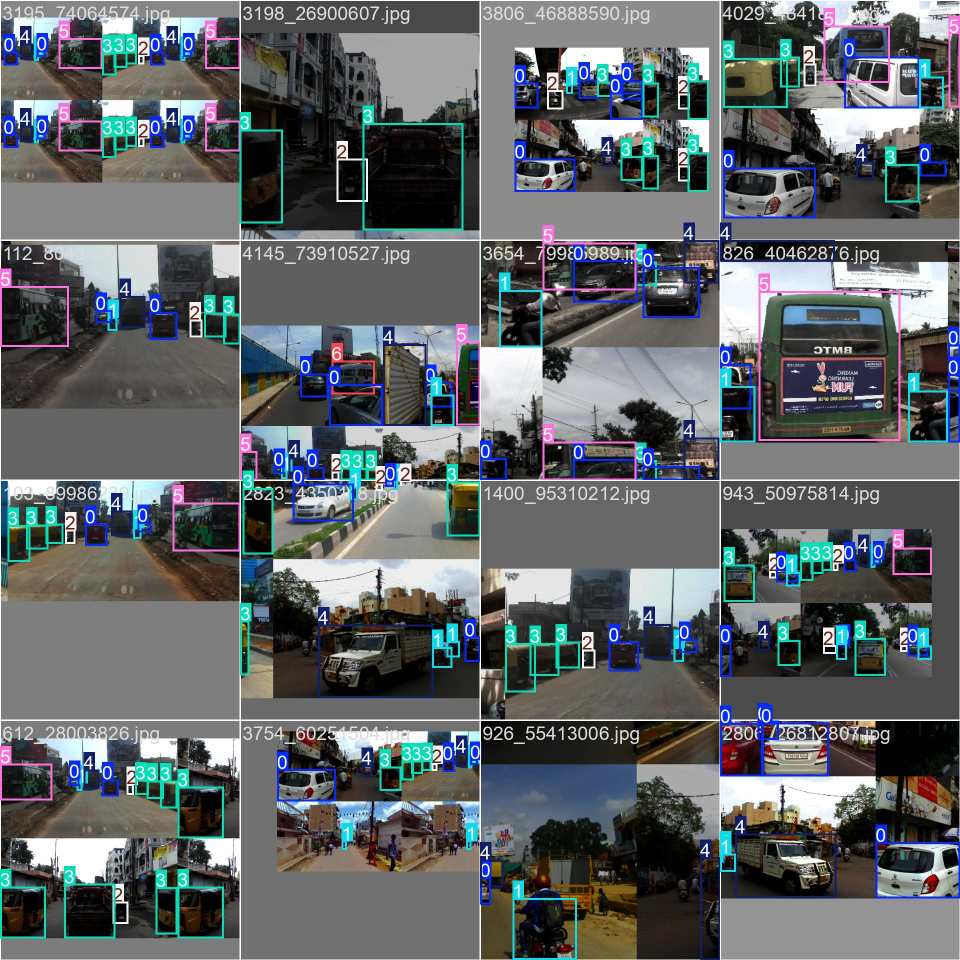
#> input picture custom_vehicle_detection/runs/train_batch0.jpg, 1920 x 1920 px (shown at 1/2 size)
$ python -i detector.py   (imports and definitions only)
#> lines starting #> are read from the running program, lines starting #| are printed output that depends on the picture; after the words box and inside, x2 and y2 are one past the last pixel; in counts of white or black regions, pixels touching at a corner belong together
#> further down, picture is the input picture: shape (1920, 1920, 3); mean B, G, R 103.5, 100.7, 95.9
import json
import shutil
import subprocess
import time
from dataclasses import asdict, dataclass
from pathlib import Path
from typing import Any, Callable

import cv2
import numpy as np
from ultralytics import YOLO


DEFAULT_VIDEO_OUT = "output_violations.mp4"
DEFAULT_VEHICLE_MODEL_WEIGHTS = "yolo12l.pt"
DEFAULT_HELMET_MODEL_WEIGHTS = "runs_detect/runs/yolov8/helmet_v8s/weights/best.pt"
DEFAULT_TRACKER_CFG = "bytetrack.yaml"

HSV_RED1_LO, HSV_RED1_HI = (0, 80, 80), (10, 255, 255)
HSV_RED2_LO, HSV_RED2_HI = (170, 80, 80), (180, 255, 255)
HSV_YELLOW_LO, HSV_YELLOW_HI = (20, 90, 100), (32, 255, 255)
HSV_GREEN_LO, HSV_GREEN_HI = (40, 80, 80), (85, 255, 255)
MIN_PIX_COUNT = 50

VEH_OK = {"car", "bus", "truck", "motorcycle"}
MOTORCYCLE_CLASS = "motorcycle"
HELMET_OK_CLASSES = {"with_helmet", "with helmet"}
HELMET_BAD_CLASSES = {"without_helmet", "without helmet", "no_helmet", "no helmet"}

COLOR_LINE = (0, 0, 255)
COLOR_TEXT = (230, 230, 230)
COLOR_OK = (0, 255, 0)
COLOR_BAD = (0, 0, 255)
COLOR_ROI = (150, 255, 150)
FONT = cv2.FONT_HERSHEY_SIMPLEX


@dataclass
class ProcessingOptions:
    conf: float = 0.35
    iou: float = 0.45
    traffic_light_refresh: int = 5


@dataclass
class HelmetProcessingOptions:
    vehicle_conf: float = 0.35
    helmet_conf: float = 0.35
    iou: float = 0.45


@dataclass
class ProcessingProgress:
    processed_frames: int
    total_frames: int
    percent: float
    violations_count: int

    def to_dict(self) -> dict[str, Any]:
        return asdict(self)


@dataclass
class ProcessingResult:
    module: str
    video_in: str
    video_out: str
    total_violations: int
    processed_frames: int
    total_frames: int
    fps: float
    width: int
    height: int
    elapsed_seconds: float
    config: dict[str, Any]
    options: dict[str, Any]
    violations: list[dict[str, Any]]

    def to_dict(self) -> dict[str, Any]:
        return asdict(self)


ProgressCallback = Callable[[ProcessingProgress], None]


def put_text(img, txt, org, color=(255, 255, 255), scale=0.7, thick=2):
    cv2.putText(img, txt, org, FONT, scale, color, thick, cv2.LINE_AA)


# [22 lines left out: functions normalize_line, normalize_rois, not called in this run]


def validate_geometry(line: list[int], rois: list[list[int]]) -> dict[str, Any]:
    return {"line": normalize_line(line), "rois": normalize_rois(rois)}


def load_config_file(config_path: str | Path) -> dict[str, Any]:
    payload = json.loads(Path(config_path).read_text(encoding="utf-8"))
    return validate_geometry(payload.get("line"), payload.get("rois", []))


# [42 lines left out: functions save_config_file, extract_first_frame, encode_frame_jpeg, read_video_metadata, not called in this run]


def hsv_major_color(bgr):
    if bgr is None or bgr.size == 0:
        return "unknown"
    h, w = bgr.shape[:2]
#> h = 1920; w = 1920
    if h * w > 160 * 160:
        scale = min(1.0, np.sqrt((160 * 160) / (h * w)))
#> scale = 0.0833
        bgr = cv2.resize(bgr, (int(w * scale), int(h * scale)), interpolation=cv2.INTER_AREA)
    bgr = cv2.GaussianBlur(bgr, (5, 5), 0)
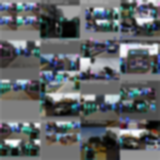
#> bgr: shape (160, 160, 3); mean of channels 0, 1, 2 103.4, 100.6, 95.8; drawn as B, G, R
    hsv = cv2.cvtColor(bgr, cv2.COLOR_BGR2HSV)
#> hsv: shape (160, 160, 3); mean H, S, V 64.6, 43.7, 108.2
    hch, sch, vch = cv2.split(hsv)
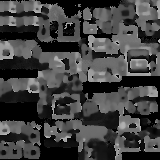
#> hch: shape (160, 160); min 0, max 179, mean 64.6
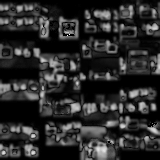
#> sch: shape (160, 160); min 0, max 255, mean 43.7
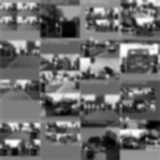
#> vch: shape (160, 160); min 0, max 255, mean 108.2
    clahe = cv2.createCLAHE(clipLimit=2.0, tileGridSize=(8, 8))
    vch = clahe.apply(vch)
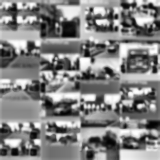
#> vch: shape (160, 160); min 1, max 255, mean 129.9
    hsv = cv2.merge([hch, sch, vch])
#> hsv: shape (160, 160, 3); mean H, S, V 64.6, 43.7, 129.9

    red1 = cv2.inRange(hsv, HSV_RED1_LO, HSV_RED1_HI)
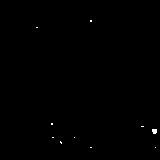
#> red1: shape (160, 160); 0.18% white in thin lines or dots, all inside (x1, y1, x2, y2) = (36, 20, 157, 148)
    red2 = cv2.inRange(hsv, HSV_RED2_LO, HSV_RED2_HI)
#> red2: shape (160, 160); 0.07% white in thin lines or dots, all inside (x1, y1, x2, y2) = (55, 57, 125, 128)
    yellow = cv2.inRange(hsv, HSV_YELLOW_LO, HSV_YELLOW_HI)
#> yellow: shape (160, 160); 0.64% white; 7 white regions (5 under 20 px), largest, box (x1, y1, x2, y2) and area: (93, 146, 107, 160) 114, (81, 149, 84, 160) 27
    green = cv2.inRange(hsv, HSV_GREEN_LO, HSV_GREEN_HI)
#> green: shape (160, 160); 3.1% white; 63 white regions (48 under 20 px), largest, box (x1, y1, x2, y2) and area: (83, 103, 97, 115) 97, (22, 127, 32, 136) 62, (0, 84, 10, 91) 42

    kernel = cv2.getStructuringElement(cv2.MORPH_ELLIPSE, (3, 3))
    red1 = cv2.morphologyEx(red1, cv2.MORPH_OPEN, kernel, iterations=1)
#> red1: shape (160, 160); 0.07% white; 1 white region (1 under 20 px)
    red2 = cv2.morphologyEx(red2, cv2.MORPH_OPEN, kernel, iterations=1)
#> red2: shape (160, 160); 0.02% white in thin lines or dots, all inside (x1, y1, x2, y2) = (121, 123, 124, 126)
    yellow = cv2.morphologyEx(yellow, cv2.MORPH_OPEN, kernel, iterations=1)
#> yellow: shape (160, 160); 0.53% white; 4 white regions (2 under 20 px), largest, box (x1, y1, x2, y2) and area: (97, 146, 107, 160) 93, (81, 152, 84, 160) 22
    green = cv2.morphologyEx(green, cv2.MORPH_OPEN, kernel, iterations=1)
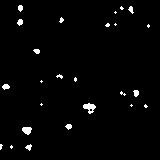
#> green: shape (160, 160); 2% white; 25 white regions (15 under 20 px), largest, box (x1, y1, x2, y2) and area: (83, 103, 96, 114) 80, (22, 127, 32, 135) 59, (2, 84, 10, 90) 33
    red1 = cv2.morphologyEx(red1, cv2.MORPH_CLOSE, kernel, iterations=1)
    red2 = cv2.morphologyEx(red2, cv2.MORPH_CLOSE, kernel, iterations=1)
    yellow = cv2.morphologyEx(yellow, cv2.MORPH_CLOSE, kernel, iterations=1)
#> yellow: shape (160, 160); 0.54% white; 4 white regions (2 under 20 px), largest, box (x1, y1, x2, y2) and area: (97, 146, 107, 160) 94, (81, 152, 84, 160) 22
    green = cv2.morphologyEx(green, cv2.MORPH_CLOSE, kernel, iterations=1)
#> green: shape (160, 160); 2% white; 25 white regions (15 under 20 px), largest, box (x1, y1, x2, y2) and area: (83, 103, 96, 114) 84, (22, 127, 32, 135) 59, (2, 84, 10, 90) 33

    red = red1 + red2
#> red: shape (160, 160); 0.09% white in thin lines or dots, all inside (x1, y1, x2, y2) = (121, 123, 157, 134)
    vnorm = vch.astype(np.float32) / 255.0
    r = float((red / 255.0 * vnorm).sum())
#> r = 15.84
    y = float((yellow / 255.0 * vnorm).sum())
#> y = 88.81
    g = float((green / 255.0 * vnorm).sum())
#> g = 339.4

    total_px = bgr.shape[0] * bgr.shape[1]
#> total_px = 25600
    ratio_thresh = 0.002
    valid = (
        (r > MIN_PIX_COUNT or r / total_px > ratio_thresh)
        or (y > MIN_PIX_COUNT or y / total_px > ratio_thresh)
        or (g > MIN_PIX_COUNT or g / total_px > ratio_thresh)
    )
#> valid = True
    if not valid:
        return "unknown"

    vals = {"red": r, "yellow": y, "green": g}
#> vals = {'red': 15.84, 'yellow': 88.81, 'green': 339.4}
    best = max(vals, key=vals.get)
#> best = 'green'
    second = sorted(vals.values(), reverse=True)[1]
#> second = 88.81
    if second > 0 and (vals[best] / (second + 1e-6)) < 1.15:
        return "unknown"
    return best


# [15 lines left out: functions crop_roi, infer_all_roi_colors, not called in this run]


def ccw(a, b, c):
    return (c[1] - a[1]) * (b[0] - a[0]) > (b[1] - a[1]) * (c[0] - a[0])


def segments_intersect(a, b, c, d):
    return ccw(a, c, d) != ccw(b, c, d) and ccw(a, b, c) != ccw(a, b, d)


def normalized_class_name(name: str) -> str:
    return str(name).strip().lower().replace("-", "_").replace(" ", "_")


def is_no_helmet_class(name: str) -> bool:
    normalized = normalized_class_name(name)
    return normalized in {normalized_class_name(value) for value in HELMET_BAD_CLASSES}


def is_helmet_class(name: str) -> bool:
    normalized = normalized_class_name(name)
    return normalized in {normalized_class_name(value) for value in HELMET_OK_CLASSES}


# [263 lines left out: functions violation_event, draw_stats_panel, make_browser_friendly_mp4, _progress, process_red_light_video, not called in this run]


def process_video(*args, **kwargs) -> ProcessingResult:
    return process_red_light_video(*args, **kwargs)


# [20 lines left out: functions _association_zone, _point_in_box, not called in this run]


def _box_area(box: tuple[int, int, int, int]) -> int:
    x1, y1, x2, y2 = box
    return max(0, x2 - x1) * max(0, y2 - y1)


# [261 lines left out: functions _intersection_area, _x_overlap_ratio, _match_no_helmet_to_motorcycle, process_helmet_video, not called in this run]

>>> import cv2
>>> picture = cv2.imread('custom_vehicle_detection/runs/train_batch0.jpg')
>>> result = hsv_major_color(picture)
#> result = 'green'

$ run again, on custom_vehicle_detection/runs/train_batch1.jpg
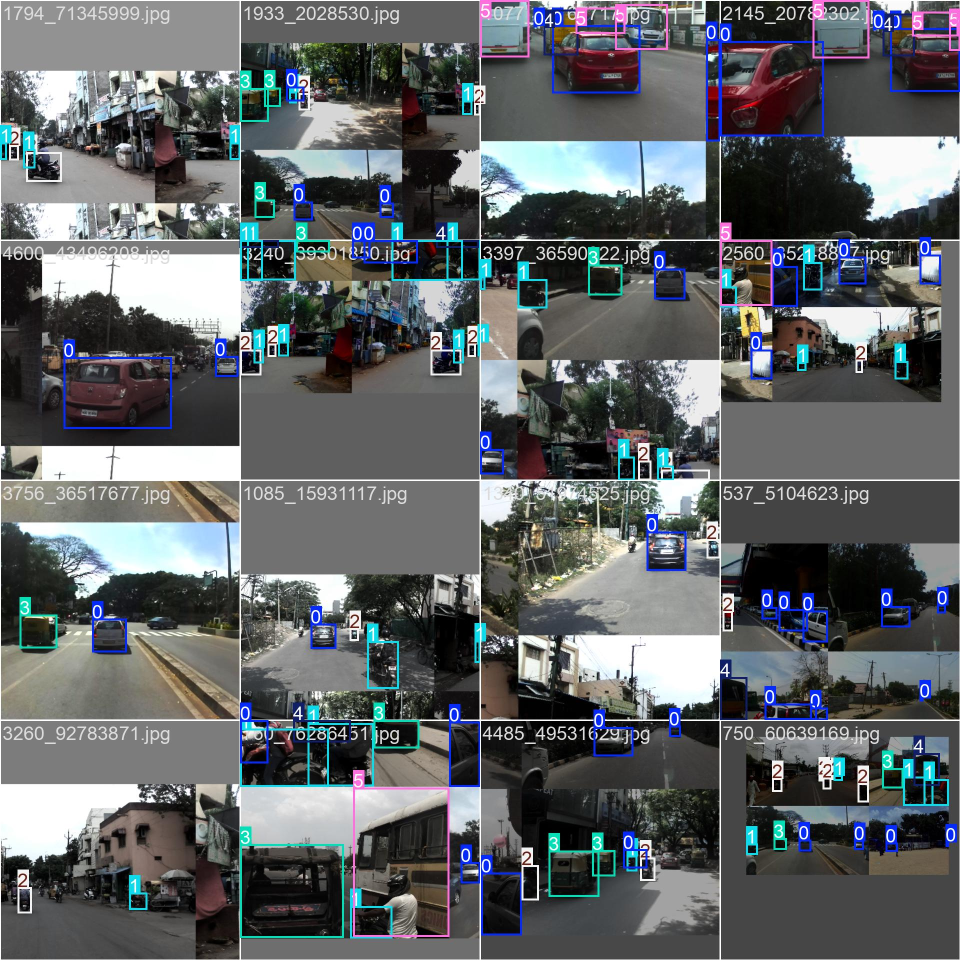
#> input picture custom_vehicle_detection/runs/train_batch1.jpg, 1920 x 1920 px (shown at 1/2 size)
#> picture is the input picture: shape (1920, 1920, 3); mean B, G, R 102.5, 100, 95.9
#> in hsv_major_color, `red2 = cv2.inRange(hsv, HSV_RED2_LO, HSV_RED2_HI)`:
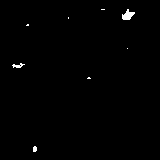
#> red2: shape (160, 160); 0.61% white; 8 white regions (5 under 20 px), largest, box (x1, y1, x2, y2) and area: (122, 9, 135, 20) 83, (12, 63, 25, 68) 34, (33, 146, 37, 152) 21
#> yellow: shape (160, 160); 0.05% white in thin lines or dots, all inside (x1, y1, x2, y2) = (55, 44, 126, 55)
#> in hsv_major_color, `green = cv2.morphologyEx(green, cv2.MORPH_OPEN, kernel, iterations=1)`:
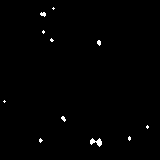
#> green: shape (160, 160); 0.68% white in thin lines or dots, all inside (x1, y1, x2, y2) = (3, 7, 149, 147)
#> r = 62.26
#> y = 0
#> g = 99.06
#> valid = True
#> vals = {'red': 62.26, 'yellow': 0, 'green': 99.06}
#> best = 'green'
#> second = 62.26
#> result = 'green'

$ run again, on custom_vehicle_detection/runs/train_batch15470.jpg
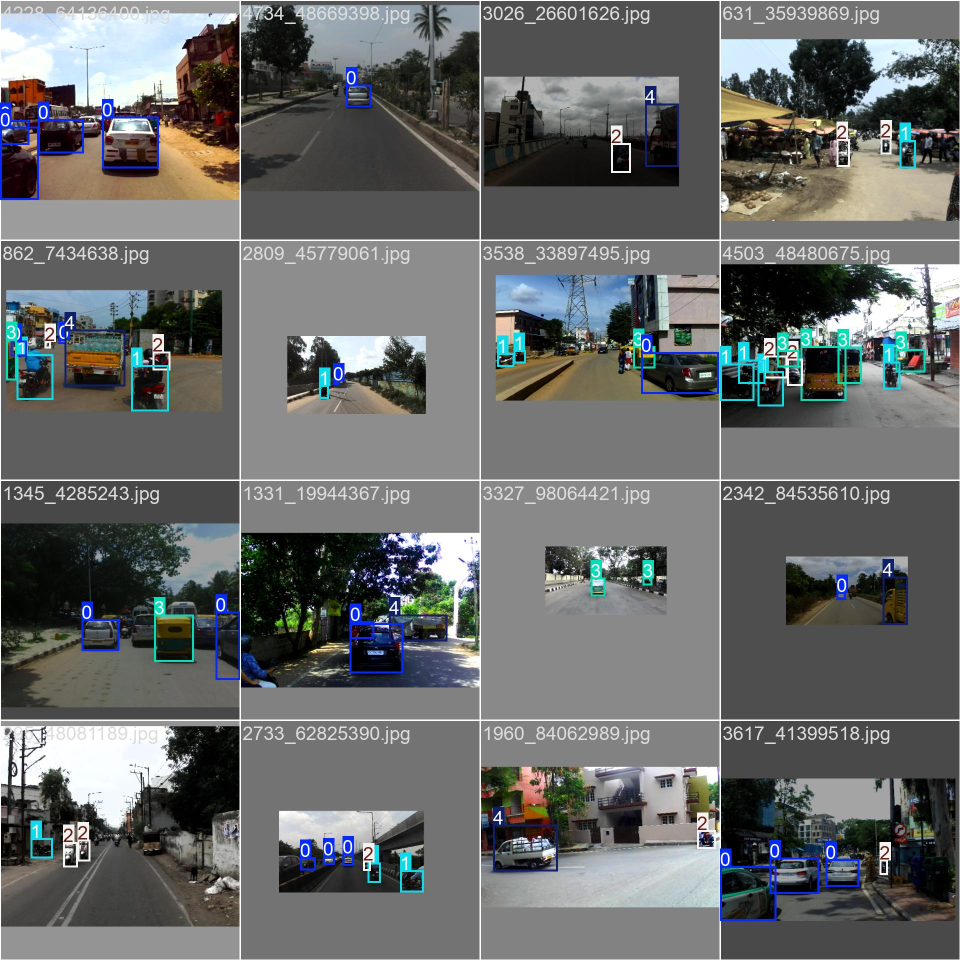
#> input picture custom_vehicle_detection/runs/train_batch15470.jpg, 1920 x 1920 px (shown at 1/2 size)
#> picture is the input picture: shape (1920, 1920, 3); mean B, G, R 105.6, 106, 103.7
#> in hsv_major_color, `yellow = cv2.inRange(hsv, HSV_YELLOW_LO, HSV_YELLOW_HI)`:
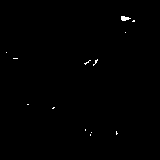
#> yellow: shape (160, 160); 0.33% white in thin lines or dots, all inside (x1, y1, x2, y2) = (6, 16, 135, 136)
#> in hsv_major_color, `green = cv2.morphologyEx(green, cv2.MORPH_OPEN, kernel, iterations=1)`:
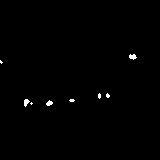
#> green: shape (160, 160); 0.56% white; 8 white regions (5 under 20 px), largest, box (x1, y1, x2, y2) and area: (129, 54, 137, 60) 32, (24, 99, 30, 107) 30, (46, 100, 53, 106) 27
#> r = 24.03
#> y = 25.44
#> g = 91.46
#> valid = True
#> vals = {'red': 24.03, 'yellow': 25.44, 'green': 91.46}
#> best = 'green'
#> second = 25.44
#> result = 'green'

$ run again, on custom_vehicle_detection/runs/train_batch15471.jpg
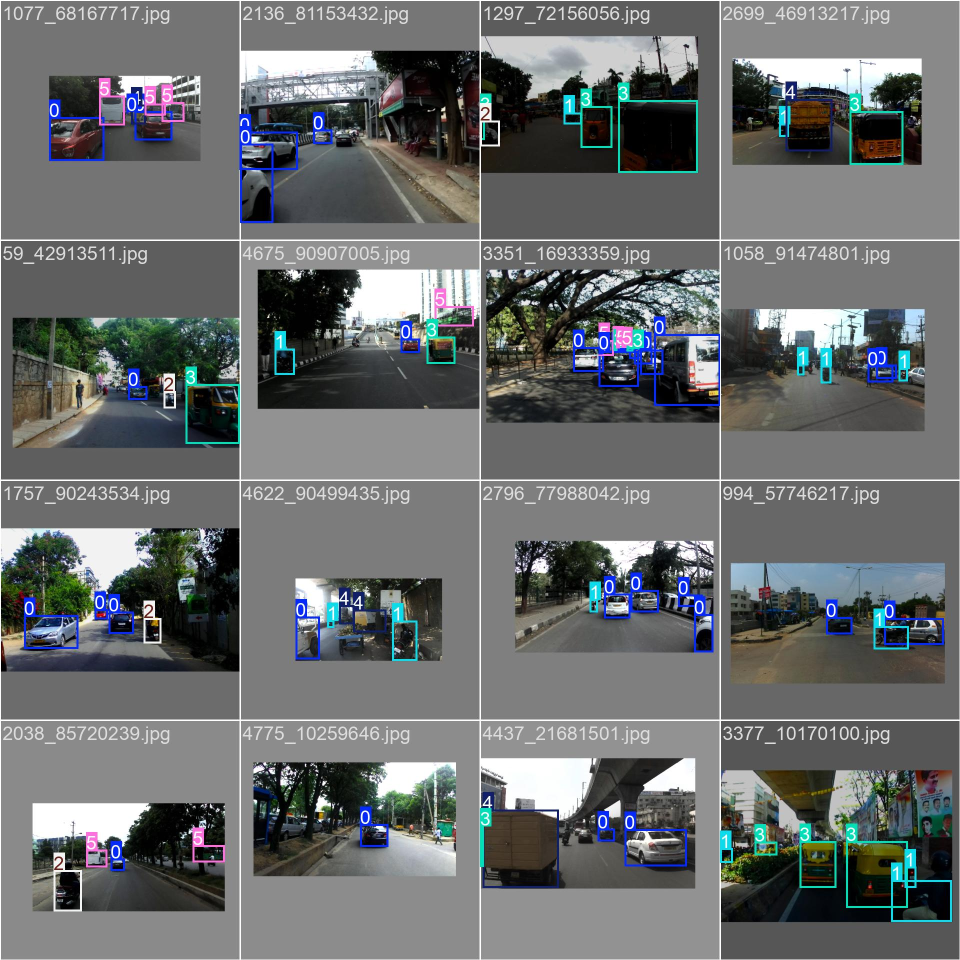
#> input picture custom_vehicle_detection/runs/train_batch15471.jpg, 1920 x 1920 px (shown at 1/2 size)
#> picture is the input picture: shape (1920, 1920, 3); mean B, G, R 109.5, 108.7, 105.3
#> red2: shape (160, 160); 0.01% white in thin lines or dots, all inside (x1, y1, x2, y2) = (11, 24, 156, 130)
#> yellow: shape (160, 160); 0.04% white in thin lines or dots, all inside (x1, y1, x2, y2) = (1, 66, 146, 143)
#> in hsv_major_color, `green = cv2.morphologyEx(green, cv2.MORPH_OPEN, kernel, iterations=1)`:
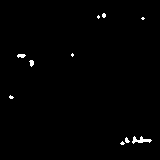
#> green: shape (160, 160); 0.83% white; 10 white regions (7 under 20 px), largest, box (x1, y1, x2, y2) and area: (132, 136, 152, 144) 77, (17, 54, 26, 58) 28, (29, 60, 34, 67) 24
#> r = 0
#> g = 128.1
#> valid = True
#> vals = {'red': 0, 'yellow': 0, 'green': 128.1}
#> best = 'green'
#> second = 0
#> result = 'green'
